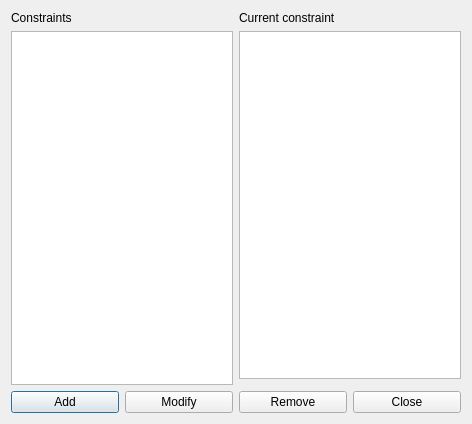
<?xml version="1.0" encoding="UTF-8"?>
<ui version="4.0">
 <class>ConstraintTeachersMorningsEarlyMaxBeginningsAtSecondHourForm_template</class>
 <widget class="QDialog" name="ConstraintTeachersMorningsEarlyMaxBeginningsAtSecondHourForm_template">
  <property name="geometry">
   <rect>
    <x>0</x>
    <y>0</y>
    <width>472</width>
    <height>424</height>
   </rect>
  </property>
  <property name="windowTitle">
   <string extracomment="This is the title of the dialog to see the list of all constraints of this type">Constraints teachers mornings early max beginnings at second hour</string>
  </property>
  <layout class="QGridLayout" name="gridLayout_3">
   <item row="0" column="0" rowspan="2">
    <layout class="QVBoxLayout" name="verticalLayout">
     <item>
      <widget class="QLabel" name="constraintsTextLabel">
       <property name="frameShape">
        <enum>QFrame::NoFrame</enum>
       </property>
       <property name="frameShadow">
        <enum>QFrame::Plain</enum>
       </property>
       <property name="text">
        <string>Constraints</string>
       </property>
       <property name="wordWrap">
        <bool>false</bool>
       </property>
      </widget>
     </item>
     <item>
      <widget class="QListWidget" name="constraintsListWidget"/>
     </item>
    </layout>
   </item>
   <item row="0" column="1">
    <layout class="QVBoxLayout" name="verticalLayout_2">
     <item>
      <widget class="QLabel" name="currentConstraintTextLabel">
       <property name="text">
        <string>Current constraint</string>
       </property>
       <property name="wordWrap">
        <bool>false</bool>
       </property>
      </widget>
     </item>
     <item>
      <widget class="QPlainTextEdit" name="currentConstraintTextEdit"/>
     </item>
    </layout>
   </item>
   <item row="2" column="0" colspan="2">
    <layout class="QGridLayout" name="gridLayout">
     <item row="0" column="0">
      <widget class="QPushButton" name="addConstraintPushButton">
       <property name="text">
        <string>Add</string>
       </property>
      </widget>
     </item>
     <item row="0" column="1">
      <widget class="QPushButton" name="modifyConstraintPushButton">
       <property name="text">
        <string>Modify</string>
       </property>
      </widget>
     </item>
     <item row="0" column="2">
      <widget class="QPushButton" name="removeConstraintPushButton">
       <property name="text">
        <string>Remove</string>
       </property>
      </widget>
     </item>
     <item row="0" column="3">
      <widget class="QPushButton" name="closePushButton">
       <property name="text">
        <string>Close</string>
       </property>
      </widget>
     </item>
    </layout>
   </item>
  </layout>
 </widget>
 <layoutdefault spacing="6" margin="11"/>
 <resources/>
 <connections/>
</ui>
